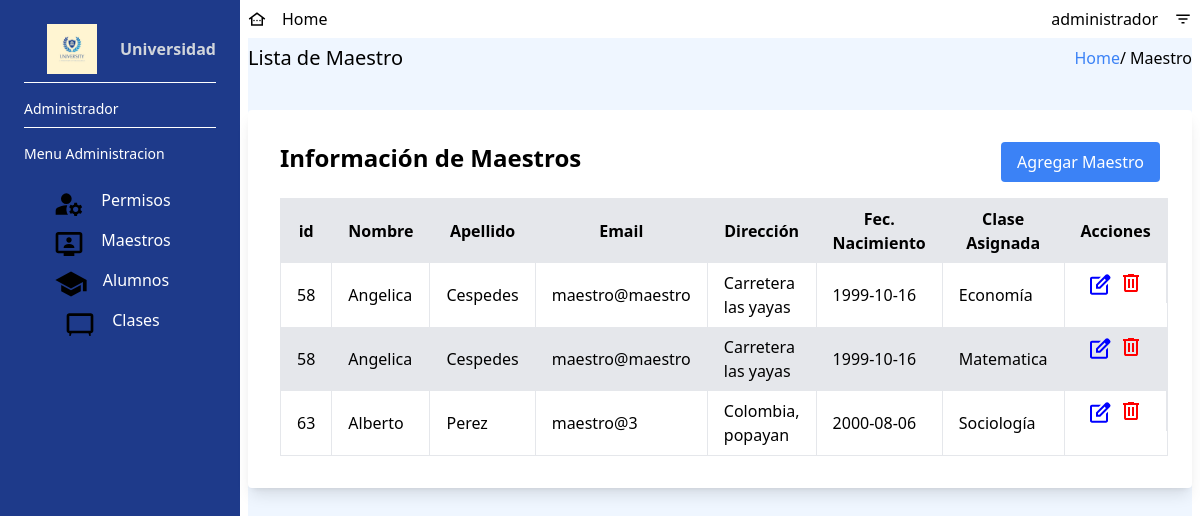
Screenshot of /src/admin/crud_maestro/admin_views_profe.php (signed in) with the database file from the repository.
### tables this page shows
CREATE TABLE IF NOT EXISTS `materias` (
  `id_materia` int NOT NULL AUTO_INCREMENT,
  `materia` varchar(100) DEFAULT NULL,
  PRIMARY KEY (`id_materia`)
);

CREATE TABLE IF NOT EXISTS `usuarios` (
  `id_user` int NOT NULL AUTO_INCREMENT,
  `dni` int DEFAULT NULL,
  `nombre` varchar(100) DEFAULT NULL,
  `apellido` varchar(100) DEFAULT NULL,
  `fecha_nacimiento` date DEFAULT NULL,
  `direccion` varchar(100) DEFAULT NULL,
  `rol_id` int DEFAULT NULL,
  PRIMARY KEY (`id_user`),
  KEY `usuarios_FK` (`rol_id`)
);

### src/admin/crud_maestro/admin_views_profe.php (the view, shortened to what this page needs)
<?php
include('../../accions/connection.php');
$sql = "SELECT `id_user`,`nombre`,`apellido`,`email`,`direccion`,`fecha_nacimiento`,`materia`,`id_materia` FROM materias LEFT JOIN `profesor_materias` on materias.id_materia = profesor_materias.id_profemate RIGHT JOIN `usuarios` on profesor_materias.id_profesor = usuarios.id_user LEFT JOIN `login_user` on id_user = login_user.id_users WHERE rol_id=2";
$result = $mysqli->query($sql);
?>
<!DOCTYPE html>
<html>
<head>
    <link rel="stylesheet" href="/dist//output.css">
</head>
<body>
    <div class="w-screen h-screen flex">
        <div class="flex h-full bg-blue-900 text-white w-60  py-6 flex-col justify-between">
            <div class="px-6">
                <div class="flex flex-row justify-center items-center width=50px pb-2">
                    <img src="../../assets/logo.jpg" alt="Logo" class="mx-auto max-w-full " width="50px" height="50px mb-">
                    <span class="block font-semibold text-gray-300">Universidad</span>
                </div>
                <div class="border-t border-white mb-2 pt-4 text-sm">Administrador</div>
                <div class="border-t border-white pt-4 text-sm ">Menu Administracion</div>
                <div class="mt-6 space-y-2">
                    <a href="../permisos_usuarios/admin_views_permisos.php" class=" flex flex-row justify-center  group">
                        <img src="../../assets/permisos.svg" alt="llave" height="32px" width="32px">
                        <p class="px-4"> Permisos </p>
                    </a>
                    <a href="./admin_views_profe.php" class=" flex flex-row justify-center  group">
                        <img src="../../assets/profe.svg" alt="" height="32px" width="32px">
                        <p class=" px-4"> Maestros </p>
                    </a>
                    <a href="../crud_alumno/admin_views_alum.php" class=" flex flex-row justify-center  group">
                        <img src="../../assets/alumno.svg" alt="" height="32px" width="32px">
                        <p class="px-4"> Alumnos </p>
                    </a>
                    <a href="../crud_clases/admin_views_clases.php" class=" flex flex-row justify-center group">
                        <img src="../../assets/clases.svg" alt="" height="32px" width="32px">
                        <p class="px-4"> Clases </p>
                    </a>
                </div>
            </div>
        </div>
        <div class="flex flex-col w-[calc(100%-15rem)] px-2">
            <nav class="flex h-10 w-full  flex-row justify-between items-center">
                <div class=" flex flex-row justify-items-stretch">
                    <a href="../admin_db.php" class="relative  flex flex-row items-center group">
                        <img src="../../assets/home.svg" alt="icono menu" width="18px" height="18px px-2">
                        <p class="px-4"> Home </p>
                    </a>
                </div>
                <div class=" flex flex-row justify-between items-center">
                    <button id="buttonToggle" class="relative flex justify-center items-center group">
                        <p class="px-4"> administrador </p>
                        <img src="../../assets/linias.svg" alt="icono flecha" width="18px" height="18px">
                    </button>
                </div>
            </nav>
            <section class=" h-screen bg-blue-50">
                <div class="flex  w-full flex-row justify- items-center    ">
                    <div class="flex h-10 w-full  flex-row justify-between items-center">
                        <h1 class="text-xl"> Lista de Maestro </h1>
                        <div>
                            <a href="../admin_db.php" class=" text-blue-500">Home</a>/
                            <span>Maestro</span>
                        </div>
                    </div>
                </div>
                <div class="max-w-full mx-auto p-8 bg-white rounded shadow-lg mt-8">
                    <div class="flex justify-between mb-4">
                        <h3 class="text-2xl font-semibold">Información de Maestros</h3>
                        <button class="bg-blue-500 text-white px-4 py-2 rounded hover:bg-blue-600 cursor-pointer" id="modalToggle">
                            Agregar Maestro
                        </button>
                    </div>
                    <table class=" w-full border-collapse border" id="tablaMaestros">
                        <thead>
                            <tr class="bg-gray-200">
                                <th class="py-2 px-4 border-r">id</th>
                                <th class="py-2 px-4 border-r">Nombre</th>
                                <th class="py-2 px-4 border-r">Apellido</th>
                                <th class="py-2 px-4 border-r">Email</th>
                                <th class="py-2 px-4 border-r">Dirección</th>
                                <th class="py-2 px-4 border-r">Fec. Nacimiento</th>
                                <th class="py-2 px-4 border-r">Clase Asignada</th>
                                <th class="py-2 px-4 border-r">Acciones</th>
                            </tr>
                        </thead>
                        <tbody>
                            <?php
                            $style = 'bg-white';
                            if ($result->num_rows > 0) {
                                while ($row = $result->fetch_assoc()) {
                                    echo "<tr class='$style '>";
                                    echo "<td class='py-2 px-4 border-r'>" . $row['id_user'] . "</td>";
                                    echo "<td class='py-2 px-4 border-r'>" . $row['nombre'] . "</td>";
                                    echo "<td class='py-2 px-4 border-r'>" . $row['apellido'] . "</td>";
                                    echo "<td class='py-2 px-4 border-r'>" . $row['email'] . "</td>";
                                    echo "<td class='py-2 px-4 border-r'>" . $row['direccion'] . "</td>";
                                    echo "<td class='py-2 px-4 border-r'>" . $row['fecha_nacimiento'] . "</td>";
                                    echo "<td class='py-2 px-4 border-r'>" . $row['materia'] . "</td>";
                                    echo '<td class="py-2 px-4 border-r flex items-center justify-center">';
                                    echo '<button class="text-blue-500 hover:underline" onclick="openUpdateModal(this)"><img src="../../assets/edit.svg" alt=""></button>';
                                    echo " <form action='./delete_profe.php' method='post' class='flex items-center justify-center'>
                                <input type='hidden' class='editId'' name='editId'>
                                <button class='deleteBtn text-red-500 hover:underline ml-2' >
                                <img src='../../assets/delete.svg' alt='delete'>
                                </button>
                                </form> ";
                                    echo '</td>';
                                    echo '</tr>';
                                    $style = ($style == 'bg-white') ? 'bg-gray-200' : 'bg-white';
                                }
                            } else {
                                echo '<tr class="bg-white">';
                                echo '<td class="py-2 px-4 border-r" colspan="7">No se encontraron maestros</td>';
                                echo '</tr>';
                            }
                            ?>
                        </tbody>
                    </table>
                </div>
            </section>
        </div>
    </div>
</body>
</html>

### rows the page displays
materias: usuarios.id_user "58", usuarios.nombre "Angelica", usuarios.apellido "Cespedes", login_user.email "maestro@maestro", usuarios.direccion "Carretera las yayas", usuarios.fecha_nacimiento "1999-10-16", materia "Economía"
materias: usuarios.id_user "58", usuarios.nombre "Angelica", usuarios.apellido "Cespedes", login_user.email "maestro@maestro", usuarios.direccion "Carretera las yayas", usuarios.fecha_nacimiento "1999-10-16", materia "Matematica"
materias: usuarios.id_user "63", usuarios.nombre "Alberto", usuarios.apellido "Perez", login_user.email "maestro@3", usuarios.direccion "Colombia, popayan", usuarios.fecha_nacimiento "2000-08-06", materia "Sociología"
